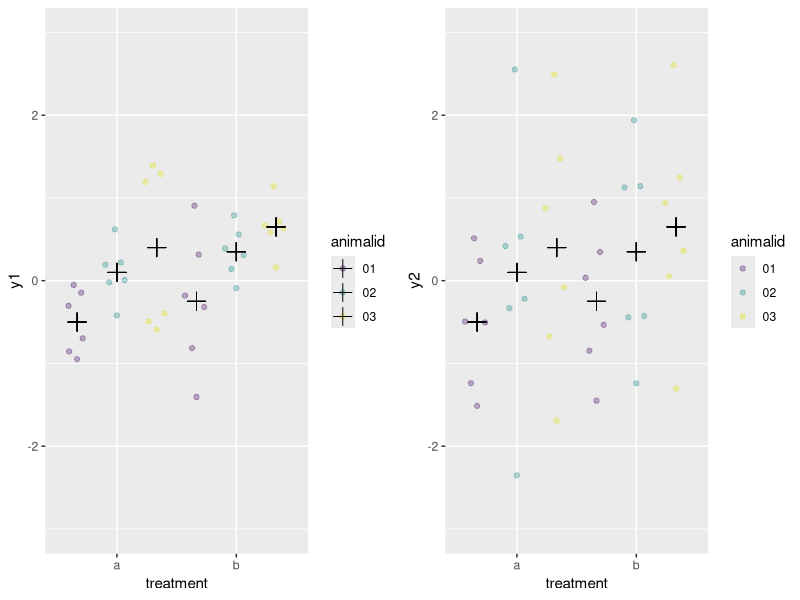

Write the R code that produced this figure.
## ---- chunk 1
knitr::opts_chunk$set(echo = FALSE, warning = F, message = F)

# choose a colour-blind friendly pallette 
ggplot <- function(...) ggplot2::ggplot(...) + scale_colour_viridis(discrete = T, begin = 0.05, end = 0.95) + scale_fill_viridis(discrete = T, end = 0.5)

# for reproducibility
set.seed(1)
## ---- chunk 2
library(magrittr)
library(dplyr)
library(ggplot2)
library(lme4)
library(gridExtra)
library(lmerTest)
library(viridis)
library(ggbeeswarm)
library(purrr)
library(mgcv)


# `expand.grid.df` works like `expand.grid` but enables the user to define paired columns
# it will return every combination of each argument
expand.grid.df <- function(...) Reduce(function(...) merge(..., by=NULL), list(...))

# `%nin%` "not in", e.g c("a", "b", "c") %nin% c("a", "c") will return "b"
`%nin%` <- Negate(`%in%`)
## ---- chunk 3
# generic plot method
plot.sim <- function(d){
  ggplot(d, aes(x = condition, y = y, colour = animal.id, fill = animal.id)) +
    geom_quasirandom(dodge.width = 1, alpha = 1/2, size = 2) +
    geom_point(aes(y = y.mean, group = animal.id), colour = "black", size = 4, position = position_dodge(width = 1), shape = 3)
} 
## ---- chunk 4
# if sd.error is specified, `sim.mm` will simulate data with 
# fixed and random effects and their parameters, otherwise
# a data.frame is returned with y-hat but no residuals
# if random.assignment = F, will simulate data from a nested (split-plot) design
# so there will be twice as many observations (need to consider this if estimating
# the power of two different designs)
sim.mm <- function(...,
                   n.replicates = 4,
                   sd.random = 0.5,
                   fixed.effects = 0,
                   n.pseudo = 3,
                   random.assignment = T,
                   sd.error = NULL){
  animals <- data.frame(animal.id = as.factor(seq(n.replicates)),
                        random.effect = rnorm(n.replicates, 0, sd.random))
  conditions <- data.frame(condition = c("contr", "exp"),
                           fixed.effect = c(0,fixed.effects))
  pseudoreplicate <- data.frame(pseudoreplicate = c(1:n.pseudo))
  d <- expand.grid.df(pseudoreplicate, animals, conditions)
  if(random.assignment){
    i <- sample(unique(d$animal.id), n.replicates/2, replace = FALSE)
    d %<>% filter(xor(animal.id %nin% i, condition == "exp"))
  }
  d %<>% mutate(y.hat = random.effect + fixed.effect)
  if(!is.null(sd.error)){
    d %<>% mutate(y = y.hat + rnorm(nrow(d), 0, sd.error)) %>%
      group_by(animal.id, condition) %>%
      mutate(y.mean = mean(y))
  }
  d
}

# example
# plot.sim(sim.mm(n.replicates = 8, n.pseudo = 5, sd.error = 1/2, sd.random = 1, fixed.effects = 2))
## ---- chunk 5
tests <- function(x, nested = FALSE){
  m1 <- anova(lm(y ~ condition, data = x))
  m2 <- anova(lmer(y ~ condition + (1|animal.id), data = x))
  m3 <- m2
  if(nested){
    m3 <- tryCatch({anova(lmer(y ~ condition + (condition|animal.id), data = x))}, warning = function(war){
      m3$`Pr(>F)` <- 1
      return(m3)})
  }
  return(cbind(m1$`Pr(>F)`[1], m2$`Pr(>F)`, m3$`Pr(>F)`))
}
## ---- chunk 6
plot.error.rates <- function(data, model){
  m <- gam(model, data = data)
  k <- apply(m$model, 2, unique)
  d <- expand.grid(k[2:length(k)])
  d$fit <- predict(m, d)
  d[,1] <- factor(d[,1])
  p <- ggplot(d, aes_string(x = names(d[2]), y = "fit", colour = names(d[1]))) +
    geom_line(size = 1) +
    geom_hline(yintercept = .05, linetype = "dotted")
}

n.sims <- 25000
## ---- chunk 7
set.seed(2)
sim.mm2 <- function(replicates = 6, treatment = 0.5, sd1 = 0.5, sd2 = 1){
  replicates <- 2*(floor(replicates/2))
  replicate1 <- c(1:floor(replicates/2))
  replicate2 <- c((floor(replicates/2)+1):replicates) 
  d1 <- expand.grid(animalid  = c(-0.5, 0.1, 0.4),
                    treatment = c(0, treatment),
                    replicate = replicate1)
  d2 <- expand.grid(animalid  = c(-0.5, 0.1, 0.4),
                    treatment = c(0, treatment),
                    replicate = replicate2)
  # smaller effect sizes (random and fixed)
  small.noise <- abs(rnorm(nrow(d1), 0, sd1))
  d1$y1 <- 0.5*d1$treatment + d1$animalid + small.noise
  d2$y1 <- 0.5*d2$treatment + d2$animalid - small.noise
  # larger effect sizes (random and fixed)
  large.noise <- abs(rnorm(nrow(d1), 0, sd2))
  d1$y2 <- 0.5*d1$treatment + d1$animalid + large.noise
  d2$y2 <- 0.5*d2$treatment + d2$animalid - large.noise
  
  d <- bind_rows(d1, d2)
  
  
  d$animalid %<>% factor(labels = c("01", "02", "03"))
  d$treatment %<>% factor(labels = c("a", "b"))
  d %<>% group_by(treatment, animalid) %>% mutate(y1mean = mean(y1), y2mean = mean(y2))
  d
}




plot.sim2 <- function(d){
  p1 <- ggplot(d, aes(x = treatment, y = y1, colour = animalid, fill = animalid)) +
    geom_quasirandom(dodge.width = 1, alpha = 1/3) +
    geom_point(aes(y = y1mean, group = animalid), colour = "black", size = 4, position = position_dodge(width = 1), shape = 3) +
    ylim(-3, 3)
  p2 <- ggplot(d, aes(x = treatment, y = y2, colour = animalid)) +
    geom_quasirandom(dodge.width = 1, alpha = 1/3) +
    geom_point(aes(y = y2mean, group = animalid), colour = "black", size = 4, position = position_dodge(width = 1), shape = 3) +
    ylim(-3, 3)

  grid.arrange(p1, p2, ncol = 2)
}

d <- sim.mm2()
plot.sim2(d)
## ---- chunk 8
m1 <- lmer(y1 ~ treatment + (treatment|animalid), data = d)
#ranef(m1)
#fixef(m1)  # so far, so good

# y2
m2 <- lmer(y2 ~ treatment + (treatment|animalid), data = d)

#ranef(m2)
#fixef(m2)  # obviously not as good as y1, but not terrible

anova(m1)
anova(m2)  

# what happens if we don't account for random effect?
# y1
m3 <- lm(y1 ~ treatment, data = d)
#coef(m3)

# y2
m4 <- lm(y2 ~ treatment, data = d)
#coef(m4)

anova(m3)
anova(m4)
